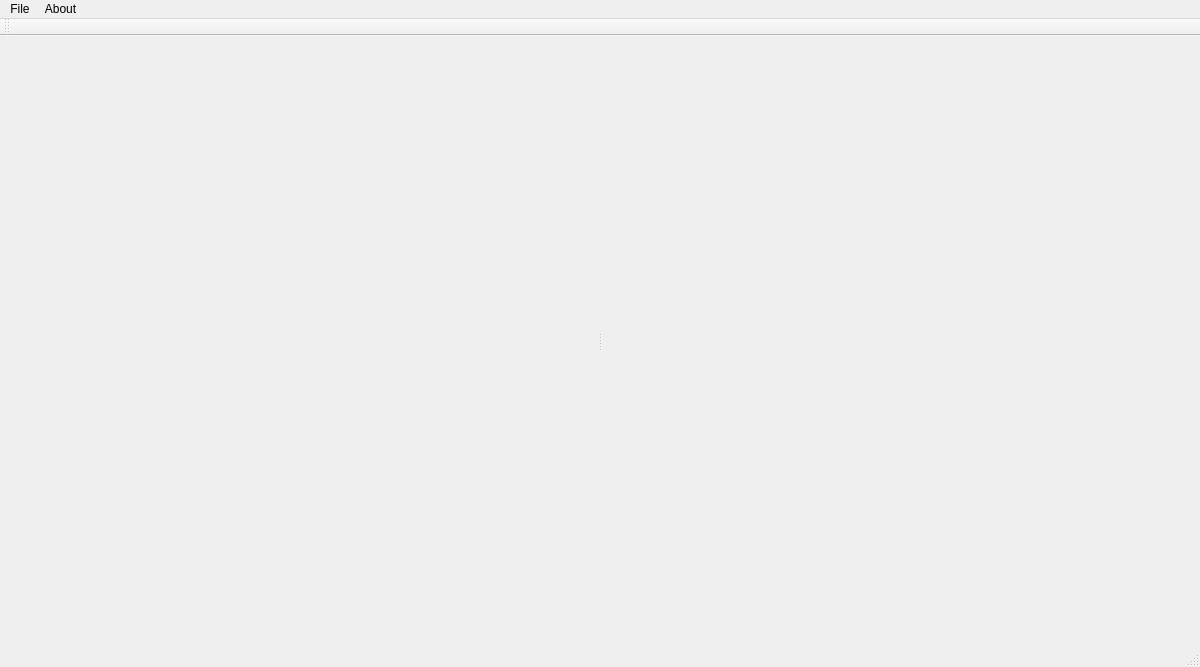
<?xml version="1.0" encoding="UTF-8"?>
<ui version="4.0">
 <class>AirCoolControllClass</class>
 <widget class="QMainWindow" name="AirCoolControllClass">
  <property name="geometry">
   <rect>
    <x>0</x>
    <y>0</y>
    <width>1200</width>
    <height>667</height>
   </rect>
  </property>
  <property name="windowTitle">
   <string>AirCoolControll</string>
  </property>
  <widget class="QWidget" name="centralWidget">
   <layout class="QGridLayout" name="gridLayout">
    <item row="0" column="0">
     <widget class="QSplitter" name="splitter">
      <property name="orientation">
       <enum>Qt::Horizontal</enum>
      </property>
      <widget class="ModBusDialog" name="configWidget" native="true"/>
      <widget class="CoolerStateWidget" name="stateWidget" native="true"/>
     </widget>
    </item>
   </layout>
  </widget>
  <widget class="QMenuBar" name="menuBar">
   <property name="geometry">
    <rect>
     <x>0</x>
     <y>0</y>
     <width>1200</width>
     <height>21</height>
    </rect>
   </property>
   <widget class="QMenu" name="menuFile">
    <property name="title">
     <string>File</string>
    </property>
   </widget>
   <widget class="QMenu" name="menuAbout">
    <property name="title">
     <string>About</string>
    </property>
   </widget>
   <addaction name="menuFile"/>
   <addaction name="menuAbout"/>
  </widget>
  <widget class="QToolBar" name="mainToolBar">
   <attribute name="toolBarArea">
    <enum>TopToolBarArea</enum>
   </attribute>
   <attribute name="toolBarBreak">
    <bool>false</bool>
   </attribute>
  </widget>
  <widget class="QStatusBar" name="statusBar"/>
 </widget>
 <layoutdefault spacing="6" margin="11"/>
 <customwidgets>
  <customwidget>
   <class>ModBusDialog</class>
   <extends>QWidget</extends>
   <header>modbusdialog.h</header>
   <container>1</container>
  </customwidget>
  <customwidget>
   <class>CoolerStateWidget</class>
   <extends>QWidget</extends>
   <header>coolerstatewidget.h</header>
   <container>1</container>
  </customwidget>
 </customwidgets>
 <resources>
  <include location="aircoolcontroll.qrc"/>
 </resources>
 <connections/>
</ui>
